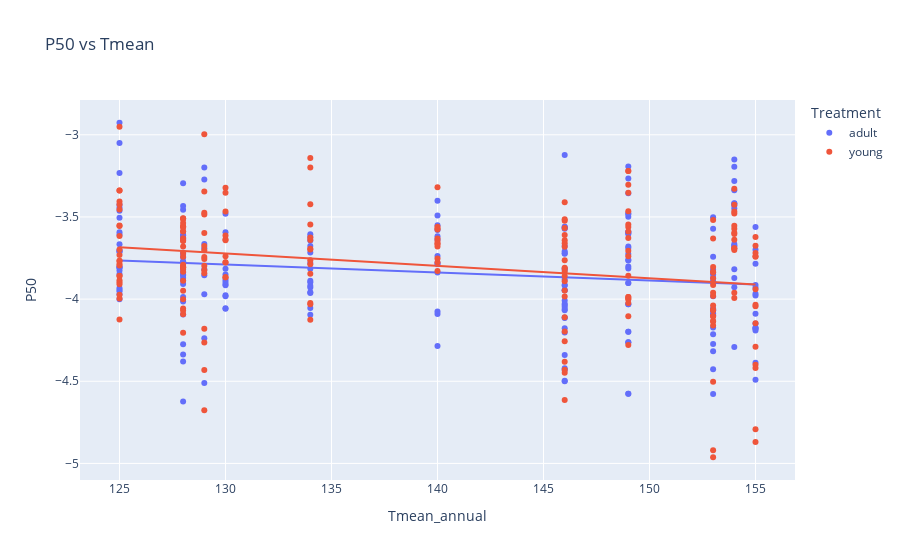

The code cell stored with this chart in its notebook:
### Markdown cell above
### Individual level

### Code cell
import plotly.express as px

fig = px.scatter(df_pp, x="Tmean_annual", y="P50", color="Treatment", trendline="ols", title = 'P50 vs Tmean')
fig.show()

results = px.get_trendline_results(fig)
print(results)

# results.query("Treatment == 'adult'").px_fit_results.iloc[0].summary()
# results.query("Treatment == 'young'").px_fit_results.iloc[0].summary()

### Figure 1 — Plotly figure (JSON) as saved in the notebook; plotly's stock layout.template omitted (floating-point values rounded to 4 significant figures; data arrays with more than 128 entries replaced by an {"elided": "..."} marker saying what was removed)
{"data": [{"hovertemplate": "Treatment=adult<br>Tmean_annual=%{x}<br>P50=%{y}<extra></extra>", "legendgroup": "adult", "marker": {"color": "#636efa", "symbol": "circle"}, "mode": "markers", "name": "adult", "orientation": "v", "showlegend": true, "type": "scatter", "x": {"elided": "211 int values"}, "xaxis": "x", "y": {"elided": "211 float values"}, "yaxis": "y"}, {"hovertemplate": "<b>OLS trendline</b><br>P50 = -0.00485163 * Tmean_annual + -3.15873<br>R<sup>2</sup>=0.028512<br><br>Treatment=adult<br>Tmean_annual=%{x}<br>P50=%{y} <b>(trend)</b><extra></extra>", "legendgroup": "adult", "marker": {"color": "#636efa", "symbol": "circle"}, "mode": "lines", "name": "adult", "showlegend": false, "type": "scatter", "x": {"elided": "211 int values"}, "xaxis": "x", "y": {"elided": "211 float values"}, "yaxis": "y"}, {"hovertemplate": "Treatment=young<br>Tmean_annual=%{x}<br>P50=%{y}<extra></extra>", "legendgroup": "young", "marker": {"color": "#EF553B", "symbol": "circle"}, "mode": "markers", "name": "young", "orientation": "v", "showlegend": true, "type": "scatter", "x": {"elided": "195 int values"}, "xaxis": "x", "y": {"elided": "195 float values"}, "yaxis": "y"}, {"hovertemplate": "<b>OLS trendline</b><br>P50 = -0.00752854 * Tmean_annual + -2.74342<br>R<sup>2</sup>=0.065204<br><br>Treatment=young<br>Tmean_annual=%{x}<br>P50=%{y} <b>(trend)</b><extra></extra>", "legendgroup": "young", "marker": {"color": "#EF553B", "symbol": "circle"}, "mode": "lines", "name": "young", "showlegend": false, "type": "scatter", "x": {"elided": "195 int values"}, "xaxis": "x", "y": {"elided": "195 float values"}, "yaxis": "y"}], "layout": {"legend": {"title": {"text": "Treatment"}, "tracegroupgap": 0}, "title": {"text": "P50 vs Tmean"}, "xaxis": {"anchor": "y", "domain": [0, 1], "title": {"text": "Tmean_annual"}}, "yaxis": {"anchor": "x", "domain": [0, 1], "title": {"text": "P50"}}}}
